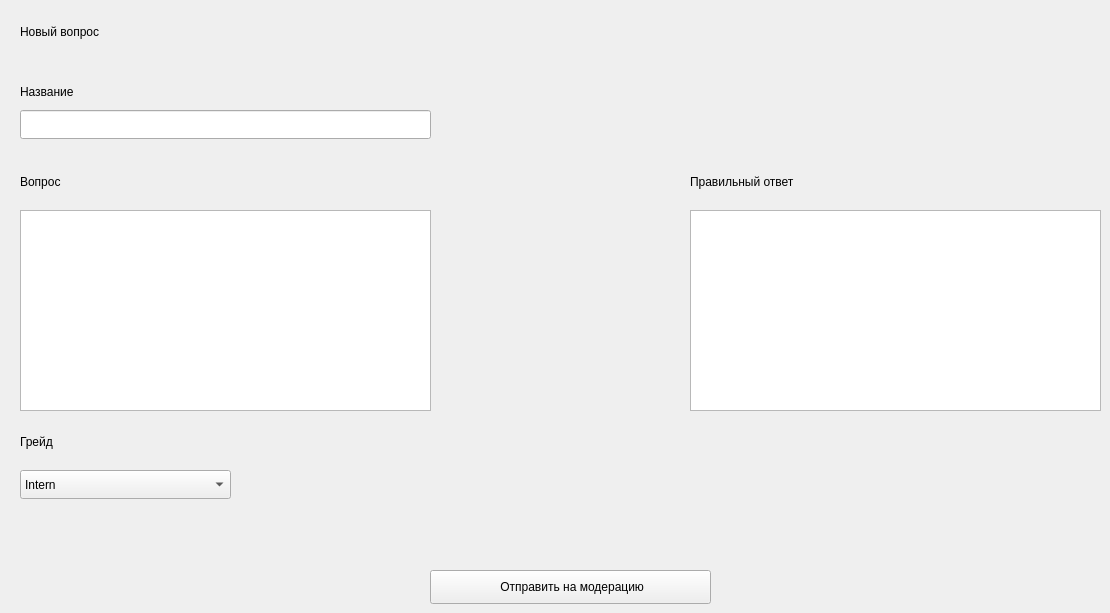
    <widget class="QWidget" name="page_9">
     <widget class="QLineEdit" name="lineEdit_questionTitle_onCreateQuestion">
      <property name="geometry">
       <rect>
        <x>20</x>
        <y>110</y>
        <width>411</width>
        <height>29</height>
       </rect>
      </property>
     </widget>
     <widget class="QLabel" name="label_13">
      <property name="geometry">
       <rect>
        <x>20</x>
        <y>20</y>
        <width>141</width>
        <height>24</height>
       </rect>
      </property>
      <property name="text">
       <string>Новый вопрос</string>
      </property>
     </widget>
     <widget class="QLabel" name="label_14">
      <property name="geometry">
       <rect>
        <x>20</x>
        <y>80</y>
        <width>91</width>
        <height>24</height>
       </rect>
      </property>
      <property name="text">
       <string>Название</string>
      </property>
     </widget>
     <widget class="QLabel" name="label_21">
      <property name="geometry">
       <rect>
        <x>20</x>
        <y>170</y>
        <width>71</width>
        <height>24</height>
       </rect>
      </property>
      <property name="text">
       <string>Вопрос</string>
      </property>
     </widget>
     <widget class="QPlainTextEdit" name="plainTextEdit_question_onCreateQuestion">
      <property name="geometry">
       <rect>
        <x>20</x>
        <y>210</y>
        <width>411</width>
        <height>201</height>
       </rect>
      </property>
     </widget>
     <widget class="QLabel" name="label_22">
      <property name="geometry">
       <rect>
        <x>690</x>
        <y>170</y>
        <width>171</width>
        <height>24</height>
       </rect>
      </property>
      <property name="text">
       <string>Правильный ответ</string>
      </property>
     </widget>
     <widget class="QPlainTextEdit" name="plainTextEdit_rightAnswer_onCreateQuestion">
      <property name="geometry">
       <rect>
        <x>690</x>
        <y>210</y>
        <width>411</width>
        <height>201</height>
       </rect>
      </property>
     </widget>
     <widget class="QLabel" name="label_23">
      <property name="geometry">
       <rect>
        <x>20</x>
        <y>430</y>
        <width>71</width>
        <height>24</height>
       </rect>
      </property>
      <property name="text">
       <string>Грейд</string>
      </property>
     </widget>
     <widget class="QComboBox" name="comboBox_grades_onCreateQuestion">
      <property name="geometry">
       <rect>
        <x>20</x>
        <y>470</y>
        <width>211</width>
        <height>29</height>
       </rect>
      </property>
      <item>
       <property name="text">
        <string>Intern</string>
       </property>
      </item>
      <item>
       <property name="text">
        <string>Junior</string>
       </property>
      </item>
      <item>
       <property name="text">
        <string>Junior+</string>
       </property>
      </item>
      <item>
       <property name="text">
        <string>Middle</string>
       </property>
      </item>
      <item>
       <property name="text">
        <string>Middle+</string>
       </property>
      </item>
      <item>
       <property name="text">
        <string>Senior</string>
       </property>
      </item>
      <item>
       <property name="text">
        <string>Team Lead</string>
       </property>
      </item>
      <item>
       <property name="text">
        <string>Другое</string>
       </property>
      </item>
      <item>
       <property name="text">
        <string/>
       </property>
      </item>
     </widget>
     <widget class="QPushButton" name="pushButton_createQuestion_onCreateQuestion">
      <property name="geometry">
       <rect>
        <x>430</x>
        <y>570</y>
        <width>281</width>
        <height>34</height>
       </rect>
      </property>
      <property name="text">
       <string> Отправить на модерацию</string>
      </property>
     </widget>
    </widget>
